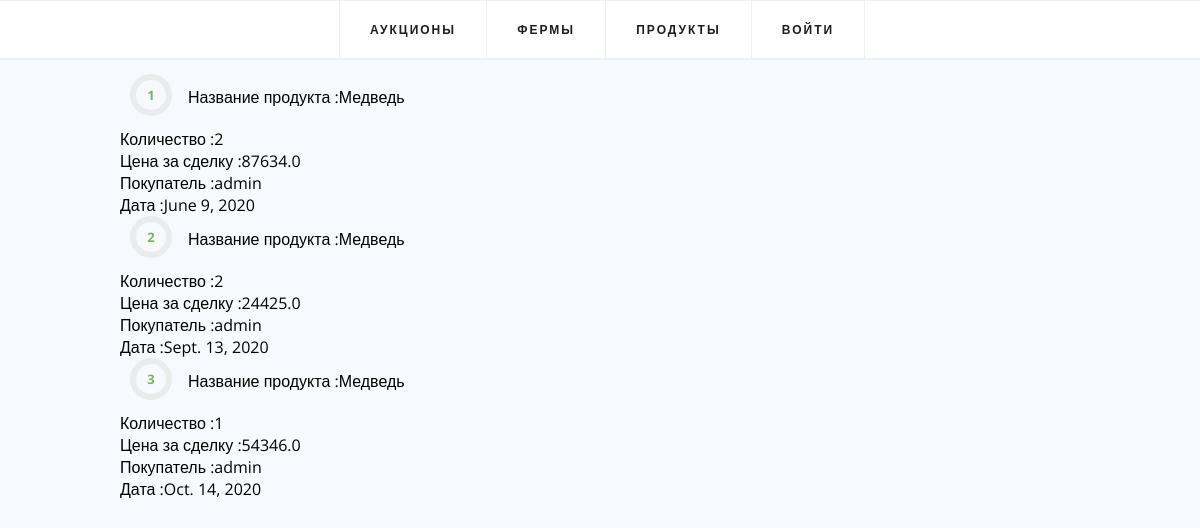
The page / on the database its author committed.
### app/models.py (models this page shows)
class Auction(models.Model):
    product = models.CharField(max_length=50)
    count = models.IntegerField()
    cost = models.FloatField()
    username = models.CharField(max_length=50)
    date = models.DateField()

### app/views.py (the view)
# urls.py: path('', auctions, name="auctions_url"),
def auctions(request):
    context = {"data_a": Auction.objects.all()}
    return render(request, "auctions.html", context)

### templates/auctions.html (shortened to what this page needs)
<!DOCTYPE html>
<html lang="en">
<head>
</head>
<body>
<nav>
  <ul class="topmenu">
    <li><a href="http://127.0.0.1:8000/" >Аукционы</a>
    </li>
      <li><a href="{% url 'farms_url' %}">Фермы</a>
    </li>
    <li><a href="{% url 'products_url' %}">Продукты</a>
  </li>
  {% if user.is_authenticated %}
  <li><a href="{% url 'logout_url' %}">Выйти</a></li>
  {% else %}
  <li><a href="/accounts/login/">Войти</a></li>
  {% endif %}
  </ul>
</nav>
    {% block body %}
<ul class="list4b" style="margin-left: 10%">
    {% for a in data_a %}
    <li>Название продукта :{{ a.product }}<br></li>
        Количество :{{ a.count }}<br>
        Цена за сделку :{{ a.cost }}<br>
        Покупатель :{{ a.username }}<br>
        Дата :{{ a.date }}<br>
        {%endfor%}
</ul>
{% endblock %}
</body>
</html>

### templates/auctions.html (style rules this page uses)
* { box-sizing: border-box; }
body { margin: 0; background: #f7f9fe; font-family: 'Open Sans', sans-serif; }
nav { background: white; box-shadow: 0 2px 0 0 #ECF1F2; border-top: 1px solid #ECF1F2; text-align: center; }
nav a { text-decoration: none; display: block; transition: .3s linear; }
nav ul { list-style: none; margin: 0; padding: 0; }
.topmenu > li { display: inline-block; position: relative; margin-right: -4px; border-left: 1px solid #ECF1F2; }
.topmenu > li:last-child { border-right: 1px solid #ECF1F2; }
.topmenu > li > a { font-weight: bold; padding: 20px 30px; font-size: 12px; text-transform: uppercase; letter-spacing: 2px; color: #1c1c1c; }
.list4b { padding:0; list-style: none; counter-reset: li; }
.list4b li { position: relative; padding:12px 20px 20px 28px; margin-left: 40px; transition-duration: 0.3s; }
.list4b li:before { border: 6px solid transparent; line-height: 30px; position: absolute; top: 0; left:-30px; width:42px; text-align:center; font-size: 13px; font-weight: bold; color: #76b852; counter-increment: li; content: counter(li); transition-duration: 0.3s; -webkit-box-sizing: border-box; -moz-box-sizing: border-box; box-sizing: border-box; }
.list4b li:after { position: absolute; top: 0; left: -30px; width: 42px; height: 42px; border: 6px solid #DDDDDD; border-radius: 50%; content: ''; opacity: 0.5; -webkit-box-sizing: border-box; -moz-box-sizing: border-box; box-sizing: border-box; }

### rows shown on the page
Auction: product "Медведь", count "2", cost "87634.0", username "admin", date "June 9, 2020"
Auction: product "Медведь", count "2", cost "24425.0", username "admin", date "Sept. 13, 2020"
Auction: product "Медведь", count "1", cost "54346.0", username "admin", date "Oct. 14, 2020"
